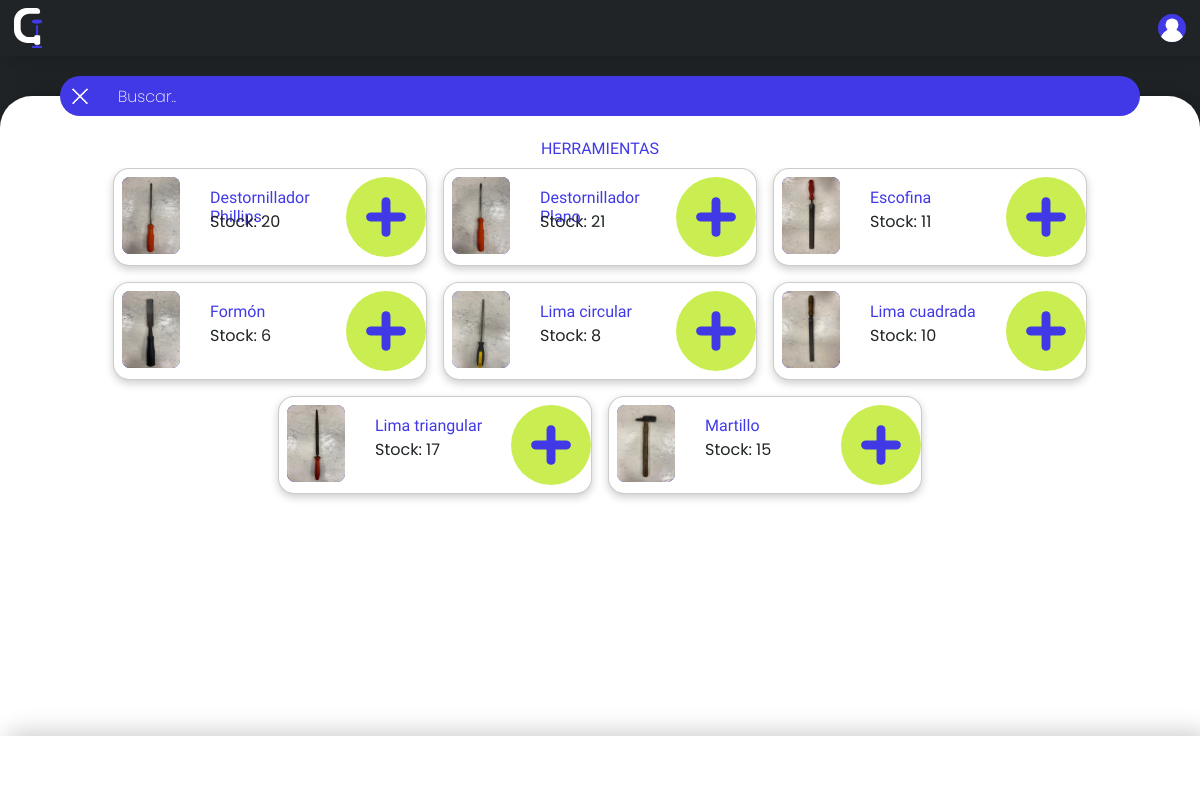
/buscarherramienta.php (signed in), run on an earlier commit of the app's database.
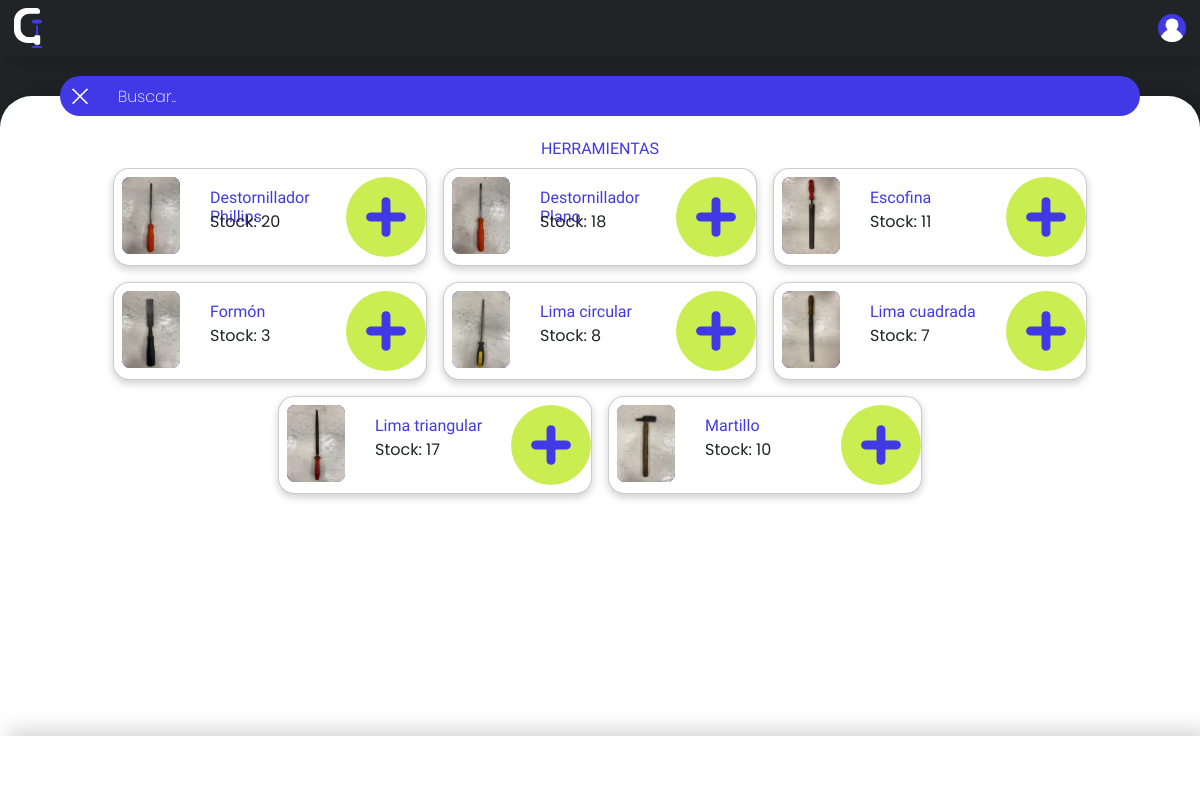
And on a later commit of the database.
### tables this page shows
CREATE TABLE `herramientas` (
  `id` int(11) NOT NULL,
  `nombre` varchar(100) NOT NULL,
  `descripcion` varchar(200) NOT NULL,
  `imagen` varchar(200) NOT NULL,
  `cantidad` int(11) NOT NULL
);

### buscarherramienta.php (the view, shortened to what this page needs)
<?php
include "codigophp/conexionbs.php";
include "codigophp/añadirpaleta.php";
?>
<!DOCTYPE html>
<html lang="es">
<head>
    <link rel="stylesheet" href="estiloscss/animaciones.css">
    <link rel="stylesheet" href="estiloscss/styles.css">
    <link rel="stylesheet" href="estiloscss/imagenes.css">
</head>
<body>
    <div id="pagina2">
        <div id="header">
           <a href="inicio.php" class="imagen"><?php incrustarSVG("imagenes/SVG/logo"); ?></a>
            <button class="imagen" ><?php incrustarSVG("imagenes/SVG/user"); ?></button>
        </div>
        <div id="contenido">
            <form class="barra" method="get"  action="./buscarherramienta.php">
                <input type="submit" class="equis" value=""></button>
                <input type="text" name="busqueda" placeholder="Buscar..">
                <div></div>
            </form>
            <div class="contenido2">
                <div class="con3" id="inicio">
                    <?php
                    if ($_SERVER["REQUEST_METHOD"] == "GET") {
                        $sql="";
                        if($_GET['busqueda'] == null){
                            $sql = "SELECT * FROM herramientas";
                        }else{
                            $sql = "SELECT * FROM herramientas WHERE herramientas.nombre = '".$_GET['busqueda']."'";
                        }
                        $result = mysqli_query($conn, $sql);
                        if ($result->num_rows > 0) {
                            if($_GET['busqueda']== null){
                                echo '<h1>HERRAMIENTAS</h1>';
                            }else{
                                echo '<h1>RESULTADOS DE: '.$_GET['busqueda'].'</h1>';
                            }
                            echo'<div class="scroll-y" id="scroll" style="height:100%;"><div class="conscroll-y">';
                            while($row = $result->fetch_assoc()) {
                                if($row["cantidad"] == 0){
                                    echo '<div class="rectangulo3 verde"><h1>'.$row["nombre"].'</h1> <img src="" alt="" class="sinimagen imagen" ><p id="can" style="color:var(--letra_rojo);">SIN UNIDADES</p> <input type="number" name="id" id="id" style="display:none;" value="'.$row["id"].'"><input type="number" name="id" id="can2" style="display:none;" value="'.$row["cantidad"].'"><a class="imagen i" href="formularioreportes.php">'.incrustarSVG2("imagenes/SVG/alertab").'</a></div>';
                                }else{
                                    echo '<div class="rectangulo3"><h1>'.$row["nombre"].'</h1> <img src="'.$row["imagen"].'" alt="" class="imagen imagen_herramienta"><p id="can">Stock: '.$row["cantidad"].'</p> <input type="number" name="id" id="id"  style="display:none;" value="'.$row["id"].'"><input type="number" name="id" id="can2" style="display:none;" value="'.$row["cantidad"].'"><a class="imagen i tocar">'.incrustarSVG2("imagenes/SVG/signomas").'</a></div>';
                                }
                            }
                            echo'</div></div>';
                        }else{
                            if($_GET['busqueda']== null){
                                echo "<h1>NO SE ENCONTRARON HERRAMIENTAS</h1>";
                            }else{
                                echo '<h1>NO SE ENCONTRO: '.$_GET['busqueda'].'</h1>';
                            }
                        }
                    }
                    ?>
                </div>
            </div>
        </div>
        <div id="footer">
        <a onclick="goBacka()" class="flecha imagen centro">Volver</a>
        </div>
    </div>
</body>
</html>

### codigophp/añadirpaleta.php (shortened to what this page needs)
<?php
function incrustarSVG($nombreArchivo) {
    $rutaArchivoSVG = $nombreArchivo.'.svg';
    if (file_exists($rutaArchivoSVG)) {
        $contenidoSVG = file_get_contents($rutaArchivoSVG);
        echo $contenidoSVG;
    } else {
        echo "<p>Error: No se pudo cargar el archivo SVG.</p>";
    }
}
function incrustarSVG2($nombreArchivo) {
    $rutaArchivoSVG = $nombreArchivo.'.svg';
    if (file_exists($rutaArchivoSVG)) {
        $contenidoSVG = file_get_contents($rutaArchivoSVG);
        return $contenidoSVG;
    } else {
        echo "<p>Error: No se pudo cargar el archivo SVG.</p>";
    }
}
    ?>

### estiloscss/styles.css (style rules this page uses)
a { text-decoration: none; }
h1 { font-family: "Days One", sans-serif; font-size: 2vh; font-weight: 200; color: var(--letra_blanco); }
p { font-family: "Poppins", sans-serif; font-size: 2vh; font-weight: 200; color: var(--letra_blanco); }
input { font-family: "Poppins", sans-serif; font-size: 2vh; font-weight: 200; color: var(--letra_blanco); border:none; background: transparent; border-radius:5vh; }
input::placeholder { color: var(--letra_blanco); }
button { background-color: transparent; border: none; }
button, a, input[type="submit"] { cursor: pointer; }
#pagina2 { position: absolute; right:0%; top:0%; height:100%; width: 100%; display:grid; grid-template: "HEA HEA HEA"7vh ". . ."5vh "CON CON CON"auto "FOO FOO FOO"8vh/ auto auto auto; background-color: var(--negro); }
#header { padding-left:1vh; padding-right:1vh; display: grid; grid-template: ". . ." auto "LOGO . USUARIO"5vh ". . ." auto/ 5vh auto 5vh; grid-area: HEA; background-color: var(--negro); box-shadow: 1vh 0.5vh 3vh 0vh var(--sombra); }
#header :nth-child(1) { grid-area:LOGO; }
#header :nth-child(2) { grid-area:USUARIO; }
#contenido { grid-area: CON; background-color: var(--blanco); box-shadow: 1vh -0.5vh 3vh 0vh var(--sombra); border-radius:4vh 4vh 0vh 0vh; display: grid; position:relative; grid-template: ". . ."4vh ". CON2 ."auto/ auto 90% auto; }
.contenido2 { grid-area: CON2; overflow-y: auto; display:grid; grid-template: ". CON3 ."100%/ auto 100% auto; }
.con3 { grid-area: CON3; display: flex ; flex-direction: column; align-items: center; }
.con3 h1 { color:var(--azul); }
#footer { position: fixed; height: 8dvh; width: 100%; z-index: 100; left: 0%; bottom: 0%; background-color: var(--blanco); box-shadow: 1vh -0.5vh 3vh 0vh var(--sombra); display: flex; flex-wrap: wrap; justify-content:center; gap:10%; align-items: center; }
#footer a { font-family: "Days One", sans-serif; font-size: 2vh; font-weight: 200; color: var(--letra_blanco); padding-top: 2vh; padding-left:5vh; text-align: center; background-color:var(--azul); border-radius:25vh; background-position: left; height: 5vh; width: 15vw; }
.scroll-y { position: relative; overflow-x: none; overflow-y: auto; height: 25vh; width: 100%; display: flex; justify-content: center; }
.conscroll-y { padding-bottom: 4dvh; overflow: auto; position: relative; width: 100%; height: max-content; display: flex; justify-content: center; flex-wrap: wrap; gap: 2vh; }
.barra { background-color:var(--azul); position: absolute; border-radius: 5vh; display: grid; grid-template-columns: 5vh auto 5vh; gap:2vh; height: 5vh; width: 60%; left:50%; right:50%; transform: translate(-50%, -50%); }
.rectangulo3 { background-color: var(--blanco); height: 12vh; width: 39vh; border-radius: 2vh; display: grid; grid-template: ". . . . . . ."1vh ". IMG . TITULO . BOTON ."2vh ". IMG . TEXTO . BOTON . " auto ". . . . . . ."1vh/ 1vh 9vh 2vh auto auto 8vh 2vh; box-shadow: 0 0.4vh 1vh var(--sombra); border: 0.1vh solid var(--sombra); }
.rectangulo3 h1 { grid-area: TITULO; }
.rectangulo3 p { color: var(--letra_negro); grid-area: TEXTO; font-weight: 400; }
.rectangulo3 img { color: var(--letra_negro); grid-area: IMG; font-weight: 400; background-color: var(--letra_azul); border-radius: 1vh; background-size: 4vh; }
.rectangulo3 a { grid-area: BOTON; }
@media (max-width: 1300px) { .barra { width: 90%; } }
@media (max-width: 1300px) { #footer a { font-size: 0vh; background-color: transparent; background-position: center; } }
@media (max-width: 1300px) { #footer { gap: 5%; } }

### estiloscss/imagenes.css (style rules this page uses)
.equis { background-image: URL(imagenes/x.png); background-size: 2vh; background-repeat:no-repeat; background-position: center; }
.imagen { position: relative; display: flex; align-items: center; justify-content: center; }
.imagen_herramienta { width: 80%; }
.imagen svg { width: auto; height: 100%; }
.i, .d { display: block; align-items: none; justify-content: none; }
.i svg { position: absolute; top: 0%; left: 0%; }

What changed in the data, as far as the page shows it:
changed herramientas "Destornillador Plano": cantidad "21" → "18"
changed herramientas "Formón": cantidad "6" → "3"
changed herramientas "Lima cuadrada": cantidad "10" → "7"
changed herramientas "Martillo": cantidad "15" → "10"
